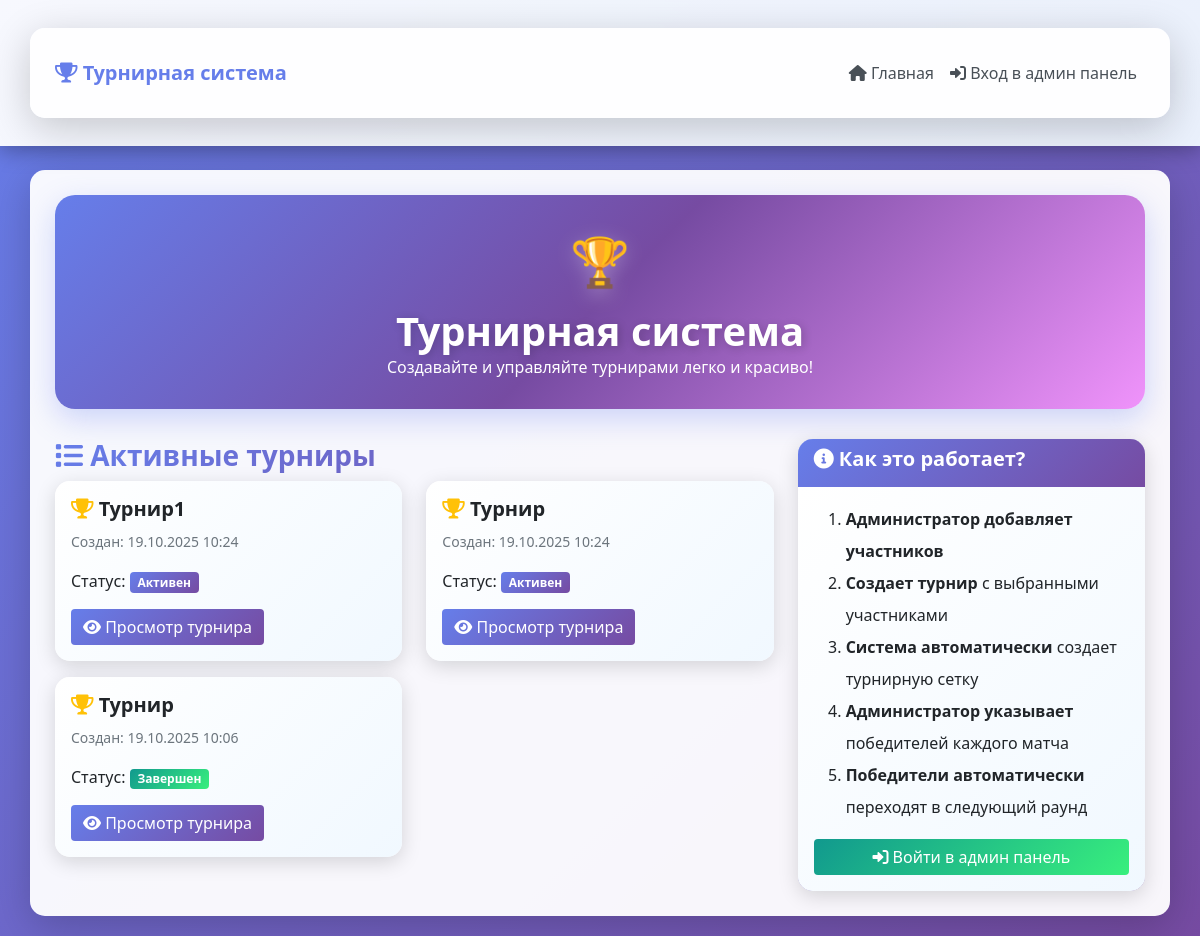
The page / on the database its author committed.
### app.py (models this page shows)
class Tournament(db.Model):
    id = db.Column(db.Integer, primary_key=True)
    name = db.Column(db.String(200), nullable=False)
    created_at = db.Column(db.DateTime, default=datetime.utcnow)
    status = db.Column(db.String(20), default='active')  # active, completed

### app.py (the view)
@app.route('/')
def index():
    tournaments = Tournament.query.order_by(Tournament.created_at.desc()).all()
    return render_template('index.html', tournaments=tournaments)

### templates/index.html (shortened to what this page needs)
{% extends "base.html" %}
{% block content %}
<div class="row">
    <div class="col-12">
        <div class="welcome-banner">
            <div class="trophy-icon">🏆</div>
            <h1>Турнирная система</h1>
            <p class="text-white mb-0">Создавайте и управляйте турнирами легко и красиво!</p>
        </div>
        <div class="row">
            <div class="col-md-8">
                <h3 style="background: linear-gradient(135deg, #667eea 0%, #764ba2 100%); -webkit-background-clip: text; -webkit-text-fill-color: transparent; background-clip: text;">
                    <i class="fas fa-list"></i> Активные турниры
                </h3>
                {% if tournaments %}
                    <div class="row">
                        {% for tournament in tournaments %}
                        <div class="col-md-6 mb-3">
                            <div class="card">
                                <div class="card-body">
                                    <h5 class="card-title">
                                        <i class="fas fa-trophy text-warning"></i> {{ tournament.name }}
                                    </h5>
                                    <p class="card-text">
                                        <small class="text-muted">
                                            Создан: {{ tournament.created_at.strftime('%d.%m.%Y %H:%M') }}
                                        </small>
                                    </p>
                                    <p class="card-text">
                                        Статус:
                                        <span class="badge bg-{{ 'success' if tournament.status == 'completed' else 'primary' }}">
                                            {{ 'Завершен' if tournament.status == 'completed' else 'Активен' }}
                                        </span>
                                    </p>
                                    <a href="{{ url_for('tournament_view', tournament_id=tournament.id) }}"
                                       class="btn btn-primary">
                                        <i class="fas fa-eye"></i> Просмотр турнира
                                    </a>
                                </div>
                            </div>
                        </div>
                        {% endfor %}
                    </div>
                {% else %}
                    <div class="alert alert-info">
                        <i class="fas fa-info-circle"></i> Пока нет созданных турниров.
                        <a href="{{ url_for('admin') }}" class="alert-link">Создайте турнир в админ панели</a>
                    </div>
                {% endif %}
            </div>
            <div class="col-md-4">
                <div class="card" style="border: 3px solid transparent; background: linear-gradient(white, white) padding-box, linear-gradient(135deg, #667eea 0%, #764ba2 100%) border-box;">
                    <div class="card-header">
                        <h5><i class="fas fa-info-circle"></i> Как это работает?</h5>
                    </div>
                    <div class="card-body">
                        <ol style="line-height: 2;">
                            <li><strong>Администратор добавляет участников</strong></li>
                            <li><strong>Создает турнир</strong> с выбранными участниками</li>
                            <li><strong>Система автоматически</strong> создает турнирную сетку</li>
                            <li><strong>Администратор указывает</strong> победителей каждого матча</li>
                            <li><strong>Победители автоматически</strong> переходят в следующий раунд</li>
                        </ol>
                        {% if session.admin_logged_in %}
                            <a href="{{ url_for('admin') }}" class="btn btn-success w-100">
                                <i class="fas fa-cog"></i> Перейти в админ панель
                            </a>
                        {% else %}
                            <a href="{{ url_for('admin_login') }}" class="btn btn-success w-100">
                                <i class="fas fa-sign-in-alt"></i> Войти в админ панель
                            </a>
                        {% endif %}
                    </div>
                </div>
            </div>
        </div>
    </div>
</div>
{% endblock %}

### templates/base.html (style rules this page uses)
body { background: linear-gradient(135deg, #667eea 0%, #764ba2 25%, #f093fb 50%, #4facfe 75%, #00f2fe 100%); background-attachment: fixed; background-size: 400% 400%; animation: gradientShift 15s ease infinite; min-height: 100vh; }
.btn-primary { background: linear-gradient(135deg, #667eea 0%, #764ba2 100%) !important; border: none !important; transition: all 0.3s ease; font-weight: 500; }
.btn-success { background: linear-gradient(135deg, #11998e 0%, #38ef7d 100%) !important; border: none !important; transition: all 0.3s ease; font-weight: 500; }
.card { border-radius: 15px !important; border: none !important; box-shadow: 0 5px 20px rgba(0,0,0,0.15); transition: all 0.3s ease; overflow: hidden; }
.card-header { background: linear-gradient(135deg, #667eea 0%, #764ba2 100%) !important; color: white !important; font-weight: bold; border: none !important; }
.card-body { background: linear-gradient(135deg, rgba(255,255,255,0.95) 0%, rgba(240,248,255,0.95) 100%); }
h1, h2, h3, h4, h5 { font-weight: 700; }
h1 { background: linear-gradient(135deg, #667eea 0%, #764ba2 50%, #f093fb 100%); -webkit-background-clip: text; -webkit-text-fill-color: transparent; background-clip: text; }
.badge.bg-success { background: linear-gradient(135deg, #11998e 0%, #38ef7d 100%) !important; }
.badge.bg-primary { background: linear-gradient(135deg, #667eea 0%, #764ba2 100%) !important; }
* { scrollbar-width: thin; scrollbar-color: #667eea #f1f1f1; }

### templates/index.html (style rules this page uses)
.welcome-banner { background: linear-gradient(135deg, #667eea 0%, #764ba2 50%, #f093fb 100%); padding: 30px; border-radius: 20px; text-align: center; margin-bottom: 30px; box-shadow: 0 10px 30px rgba(102, 126, 234, 0.3); animation: pulse 3s ease-in-out infinite; }
.welcome-banner h1 { color: white !important; background: none !important; -webkit-text-fill-color: white !important; text-shadow: 2px 2px 10px rgba(0,0,0,0.2); font-size: 2.5rem; margin: 0; }
.welcome-banner .trophy-icon { animation: bounce 2s ease-in-out infinite; display: inline-block; font-size: 3rem; margin-bottom: 10px; filter: drop-shadow(0 5px 10px rgba(255,255,255,0.3)); }

### rows shown on the page
Tournament: name "Турнир1", created_at "19.10.2025 10:24", status "Активен"
Tournament: name "Турнир", created_at "19.10.2025 10:24", status "Активен"
Tournament: name "Турнир", created_at "19.10.2025 10:06", status "Завершен"
